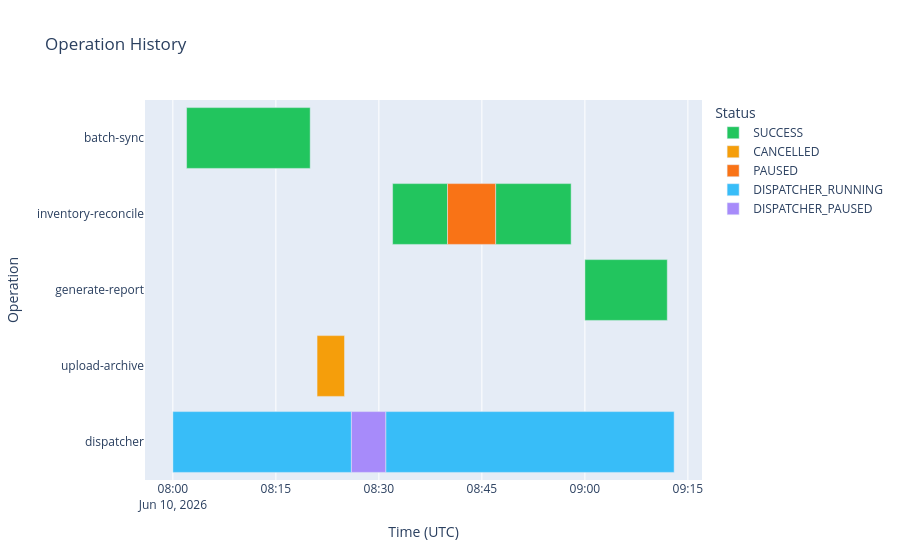

The notebook cell saved with this chart:
### Code cell
# visualize gannt chart

from operation_dispatcher.visualization import show_history_gantt

figure = show_history_gantt(history)

### Figure 1 — Plotly figure (JSON) as saved in the notebook; plotly's stock layout.template omitted (floating-point values rounded to 4 significant figures)
{"data": [{"base": ["2026-06-10T08:02:00.000000", "2026-06-10T08:32:00.000000", "2026-06-10T08:47:00.000000", "2026-06-10T09:00:00.000000"], "hovertemplate": "Status=SUCCESS<br>Start=%{base}<br>Finish=%{x}<br>Task=%{y}<extra></extra>", "legendgroup": "SUCCESS", "marker": {"color": "#22c55e", "pattern": {"shape": ""}}, "name": "SUCCESS", "orientation": "h", "showlegend": true, "textposition": "auto", "type": "bar", "x": [1080000, 480000, 660000, 720000], "xaxis": "x", "y": ["batch-sync", "inventory-reconcile", "inventory-reconcile", "generate-report"], "yaxis": "y"}, {"base": ["2026-06-10T08:21:00.000000"], "hovertemplate": "Status=CANCELLED<br>Start=%{base}<br>Finish=%{x}<br>Task=%{y}<extra></extra>", "legendgroup": "CANCELLED", "marker": {"color": "#f59e0b", "pattern": {"shape": ""}}, "name": "CANCELLED", "orientation": "h", "showlegend": true, "textposition": "auto", "type": "bar", "x": [240000], "xaxis": "x", "y": ["upload-archive"], "yaxis": "y"}, {"base": ["2026-06-10T08:40:00.000000"], "hovertemplate": "Status=PAUSED<br>Start=%{base}<br>Finish=%{x}<br>Task=%{y}<extra></extra>", "legendgroup": "PAUSED", "marker": {"color": "#f97316", "pattern": {"shape": ""}}, "name": "PAUSED", "orientation": "h", "showlegend": true, "textposition": "auto", "type": "bar", "x": [420000], "xaxis": "x", "y": ["inventory-reconcile"], "yaxis": "y"}, {"base": ["2026-06-10T08:00:00.000000", "2026-06-10T08:31:00.000000"], "hovertemplate": "Status=DISPATCHER_RUNNING<br>Start=%{base}<br>Finish=%{x}<br>Task=%{y}<extra></extra>", "legendgroup": "DISPATCHER_RUNNING", "marker": {"color": "#38bdf8", "pattern": {"shape": ""}}, "name": "DISPATCHER_RUNNING", "orientation": "h", "showlegend": true, "textposition": "auto", "type": "bar", "x": [1560000, 2520000], "xaxis": "x", "y": ["dispatcher", "dispatcher"], "yaxis": "y"}, {"base": ["2026-06-10T08:26:00.000000"], "hovertemplate": "Status=DISPATCHER_PAUSED<br>Start=%{base}<br>Finish=%{x}<br>Task=%{y}<extra></extra>", "legendgroup": "DISPATCHER_PAUSED", "marker": {"color": "#a78bfa", "pattern": {"shape": ""}}, "name": "DISPATCHER_PAUSED", "orientation": "h", "showlegend": true, "textposition": "auto", "type": "bar", "x": [300000], "xaxis": "x", "y": ["dispatcher"], "yaxis": "y"}], "layout": {"barmode": "overlay", "legend": {"title": {"text": "Status"}, "tracegroupgap": 0}, "showlegend": true, "title": {"text": "Operation History"}, "xaxis": {"anchor": "y", "domain": [0, 1], "title": {"text": "Time (UTC)"}, "type": "date"}, "yaxis": {"anchor": "x", "autorange": "reversed", "domain": [0, 1], "title": {"text": "Operation"}}}}
